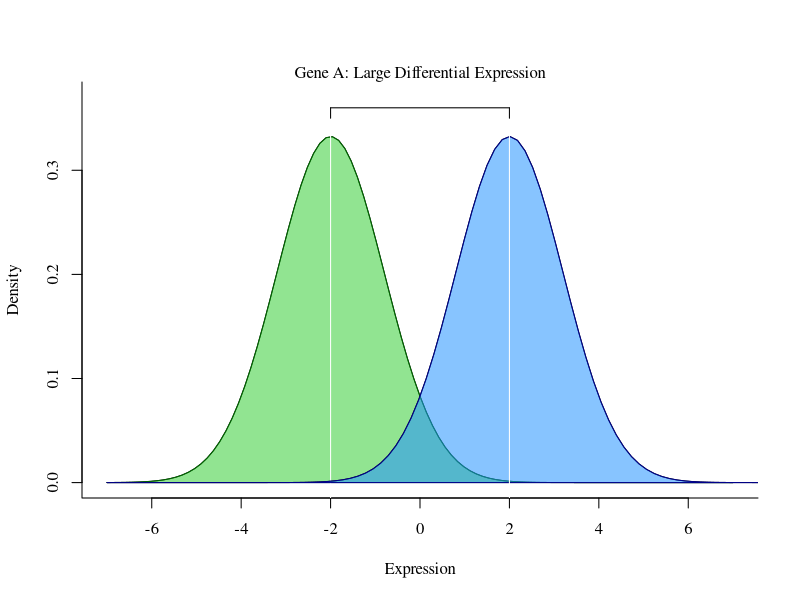
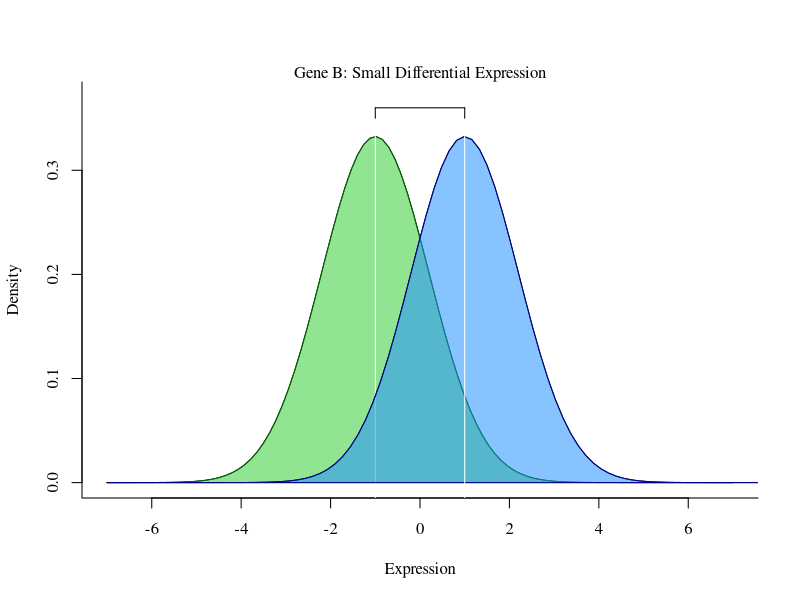
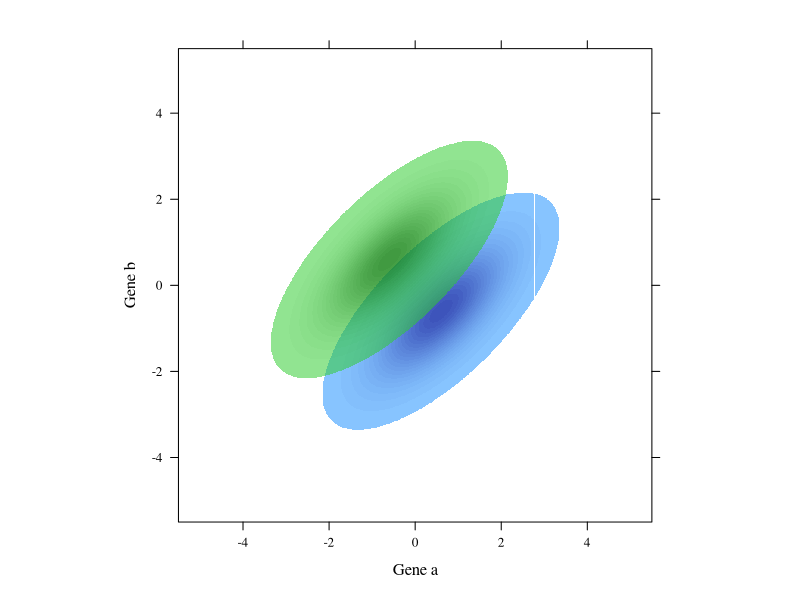
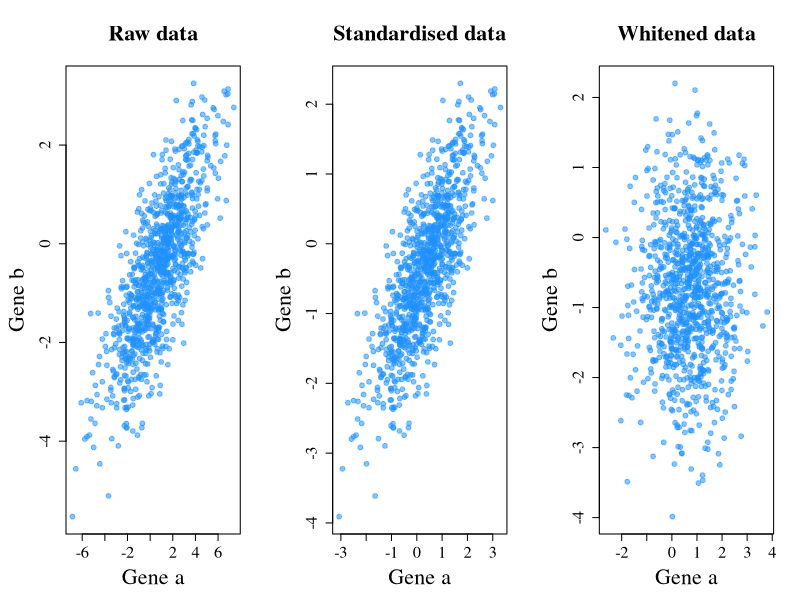
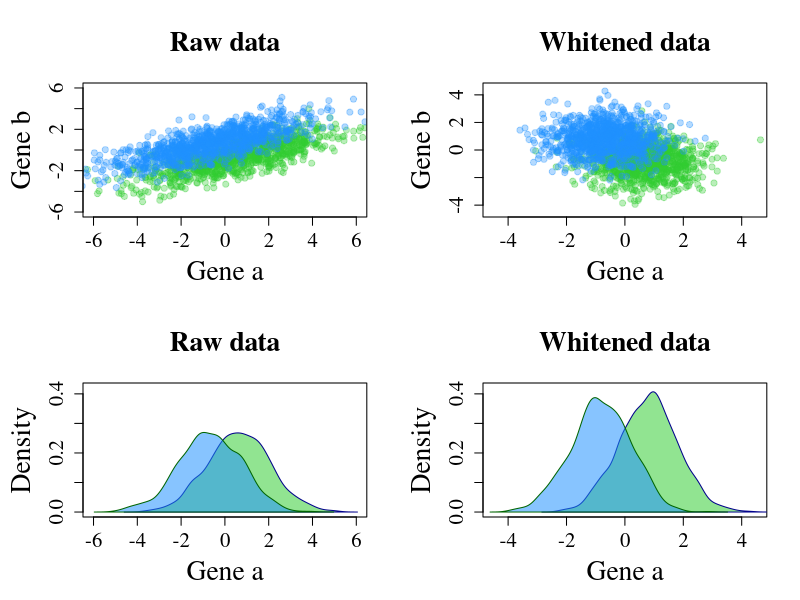

Write the R code that produced these figures, in order.
## ---- chunk 1
knitr::opts_chunk$set(echo = TRUE)
knitr::opts_chunk$set(dev = 'svg')
library(mvtnorm)
library(lattice)
library(latticeExtra)
library(expm)
## ---- chunk 2
par(family="serif")
# Large DE
polygon(curve(expr = dnorm(x, mean = -2, sd = 1.2), 
              from = -7, to = 7, ylab = "Density", 
              xlab="Expression", bty = "L", ylim = c(0,0.37)),
        border = "#006400", col = "#32CD3288")
abline(v = -2, col= "white")
par(new=TRUE)
polygon(curve(expr = dnorm(x, mean = 2, sd = 1.2), 
              from = -7, to = 10, ylab = "", xlim = c(-7,7),
              xlab="", bty = "n", axes=FALSE, ylim = c(0,0.37)),
        border = "#00008B", col = "#1E90FF88")
abline(v = 2, col= "white")
lines(x=c(-2,2), y = c(0.36, 0.36))
lines(x=c(-2,-2), y = c(0.36, 0.35))
lines(x=c(2,2), y = c(0.36, 0.35))
mtext(text = "Gene A: Large Differential Expression", side = 3)


# Small DE
polygon(curve(expr = dnorm(x, mean = -1, sd = 1.2), 
              from = -7, to = 7, ylab = "Density", 
              xlab="Expression", bty = "L", ylim = c(0,0.37)),
        border = "#006400", col = "#32CD3288")
abline(v = -1, col= "white")
par(new=TRUE)
polygon(curve(expr = dnorm(x, mean = 1, sd = 1.2), 
              from = -7, to = 10, ylab = "", xlim = c(-7,7),
              xlab="", bty = "n", axes=FALSE, ylim = c(0,0.37)),
        border = "#00008B", col = "#1E90FF88")
abline(v = 1, col= "white")
lines(x=c(-1,1), y = c(0.36, 0.36))
lines(x=c(-1,-1), y = c(0.36, 0.35))
lines(x=c(1,1), y = c(0.36, 0.35))
mtext(text = "Gene B: Small Differential Expression", side = 3)

## ---- chunk 3
par(family="serif")
blue <- function(x,y) dmvnorm(cbind(x,y),c(0.6,-0.6),matrix(c(1,0.7,0.7,1),ncol=2))
green <- function(x,y) dmvnorm(cbind(x,y),c(-0.6,0.6),matrix(c(1,0.7,0.7,1),ncol=2))

precision <- 1000

colblue <- colorRamp(c("#1E90FF88","#00008BDD"), alpha = T)(seq(0,1,0.001))
colgreen <- colorRamp(c("#32CD3288","#006400DD"), alpha = T)(seq(0,1,0.001))

bmat <- outer(seq(-5, 5, length=precision), seq(-5, 5, length=precision), blue)
gmat <- outer(seq(-5, 5, length=precision), seq(-5, 5, length=precision), green)


blueplot <- contourplot(bmat, at=seq(.005,.3,.01),
          row.values =  seq(-5, 5, length=precision), 
          column.values = seq(-5, 5, length=precision),
          region=T, labels = F,
          contour = F,
          col = "white",
          colorkey = F,
          col.regions = rgb(colblue[,1:3], 
                            alpha = colblue[,4],
                            maxColorValue = 255),
          xlab = "Gene a", ylab= "Gene b", 
          par.settings=list(axis.text=list(fontfamily="serif"),
                            par.xlab.text=list(fontfamily="serif"),
                            par.ylab.text=list(fontfamily="serif"),
                            par.main.text=list(fontfamily="serif"),
                            par.sub.text=list(fontfamily="serif")))

greenplot <- contourplot(gmat, at=seq(.005,.3,.01),
          row.values =  seq(-5, 5, length=precision), 
          column.values = seq(-5, 5, length=precision),
          region=T, labels = F,
          contour = F,
          col = "white",
          col.regions = rgb(colgreen[,1:3], 
                            alpha = colgreen[,4],
                            maxColorValue = 255))

print(blueplot + as.layer(greenplot))

## ---- chunk 4
par(mfrow=c(1,3), family = "serif", mar = c(5,5,5,2))

# Covariance matrix
sigma <- matrix(c(5,2.4,2.4,2),ncol=2)
# Generate raw data
df <- rmvnorm(1000,c(0.6,-0.6),sigma)
plot(data.frame(df), xlab = "Gene a", ylab = "Gene b", main = "Raw data", 
     pch=19, col = "#1E90FF88", cex.lab=2, cex.main=2, cex.axis=1.5)

# Extract variance diagonal matrix and standardise data
V <- diag(diag(sigma))
dfstd <- data.frame(t(solve(sqrt(V))%*%t(df)))
plot(dfstd, xlab = "Gene a", ylab = "Gene b", main = "Standardised data",
     pch=19, col = "#1E90FF88", cex.lab=2, cex.main=2, cex.axis=1.5)

# Perform ZCA-cor whitening (see paper) to decorrelate data
P <- solve(sqrt(V))%*%sigma%*%solve(sqrt(V))
W <- solve(sqrtm(P))%*%solve(sqrtm(V))
dfwhite <- data.frame(t(W%*%t(df)))
plot(dfwhite, xlab = "Gene a", ylab = "Gene b", main = "Whitened data",
     pch=19, col = "#1E90FF88", cex.lab=2, cex.main=2, cex.axis=1.5)

## ---- chunk 5
par(mfrow=c(2,2), family = "serif", mar=c(5,5,5,2))
set.seed(3665364)
# Covariance matrix
sigma <- matrix(c(5,2.4,2.4,2),ncol=2)
# Generate raw data
df <- data.frame(rbind(rmvnorm(1000,c(0.6,-0.6),sigma),
                       rmvnorm(1000,c(-0.6,0.6),sigma)),
                 colour=rep(c("#32CD3255", "#1E90FF55"), each=1000), 
                 stringsAsFactors=F)
with(df, plot(X1, X2, xlab = "Gene a", ylab = "Gene b", main = "Raw data", 
              xlim=c(-6,6), ylim=c(-6,6), pch=19, col = colour, cex.lab=2, 
              cex.main=2, cex.axis=1.5))

# Perform ZCA-cor whitening (see paper) to decorrelate data
V <- diag(diag(sigma))
P <- solve(sqrt(V))%*%sigma%*%solve(sqrt(V))
W <- solve(sqrtm(P))%*%solve(sqrtm(V))
dfwhite <- data.frame(t(W%*%t(as.matrix(df[,1:2]))),
                      colour=rep(c("#32CD3255", "#1E90FF55"), each=1000), 
                      stringsAsFactors=F)
with(dfwhite, plot(X1, X2, xlab = "Gene a", ylab = "Gene b", xlim=c(-4.5,4.5), 
                   ylim=c(-4.5,4.5), main = "Whitened data", pch=19, col = colour, 
                   cex.lab=2, cex.main=2, cex.axis=1.5))

# plot marginal gene A Raw Data
plot(NA, ylim=c(0,0.42), xlim=c(-6,6), xlab = "Gene a", ylab = "Density", main = "Raw data",
     cex.lab=2, cex.main=2, cex.axis=1.5)
polygon(density(df$X2[1001:2000]), col = "#32CD3288", border = "#00008B")
polygon(density(df$X2[1:1000]), col = "#1E90FF88", border = "#006400")


# plot marginal gene A Whitened Data
plot(NA, ylim=c(0,0.42), xlim=c(-4.5,4.5), xlab = "Gene a", ylab = "Density", 
     main = "Whitened data", cex.lab=2, cex.main=2, cex.axis=1.5)
polygon(density(dfwhite$X2[1001:2000]), col = "#32CD3288", border = "#00008B")
polygon(density(dfwhite$X2[1:1000]), col = "#1E90FF88", border = "#006400")
